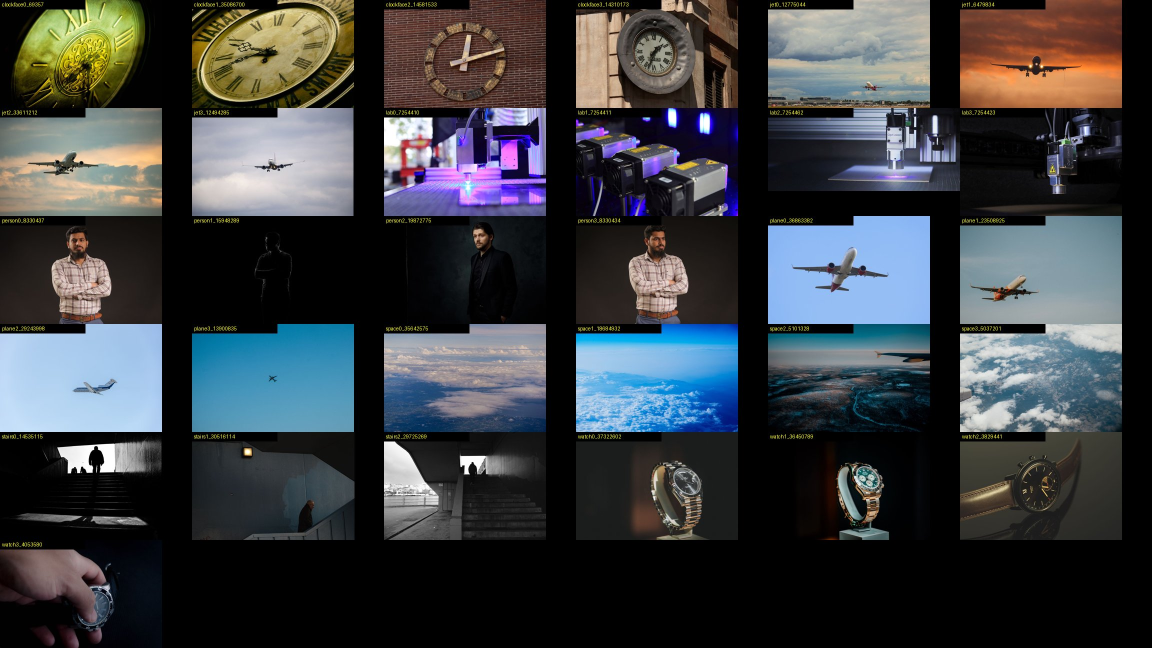
#> input picture research/sheet_photos.jpg, 2304 x 1296 px (shown at 1/2 size)
$ python thumb_beauty.py ../research/sheet_photos.jpg out.png ../research/sheet_beauty.jpg
#> lines starting #> are read from the running program, lines starting #| are printed output that depends on the picture
"""Cinematic thumbnail: one beautiful photo, restrained type, room to breathe.

python tools/thumb_beauty.py <photo> <out.jpg> "Head line" [options]
  --sub TEXT          small line under the headline
  --font anton|bebas|playfair|inter
  --size N            headline size in px (default: auto)
  --pos bl|bc|tl|tc   corner for the text block (default bl)
  --crop 0..1         vertical centre of the 16:9 crop (0 = top, default 0.5)
  --scrim 0..1        strength of the dark gradient behind the text (default 0.72)
  --accent WORD       one word in the accent colour
  --accent-color HEX  default #FFD24A (warm) — use #E5342A for red
  --rule              thin accent rule above the headline
  --track N           extra letter spacing in px
"""
import argparse, pathlib
from PIL import Image, ImageDraw, ImageEnhance, ImageFilter, ImageFont

W, H = 1280, 720
ROOT = pathlib.Path(__file__).resolve().parent.parent
FONTS = {
    "anton": ROOT / "assets/fonts/Anton-Regular.ttf.ttf",
    "bebas": ROOT / "assets/fonts/BebasNeue-Regular.ttf.ttf",
    "playfair": ROOT / "assets/fonts/PlayfairDisplay.ttf",
    "inter": ROOT / "assets/fonts/Inter.ttf",
}

ap = argparse.ArgumentParser()
ap.add_argument("photo"); ap.add_argument("out"); ap.add_argument("headline")
ap.add_argument("--sub", default=None)
ap.add_argument("--font", default="anton", choices=list(FONTS))
ap.add_argument("--size", type=int, default=0)
ap.add_argument("--pos", default="bl", choices=["bl", "bc", "tl", "tc"])
ap.add_argument("--crop", type=float, default=0.5)
ap.add_argument("--scrim", type=float, default=0.72)
ap.add_argument("--accent", default=None)
ap.add_argument("--accent-color", default="#FFD24A")
ap.add_argument("--rule", action="store_true")
ap.add_argument("--track", type=int, default=0)
a = ap.parse_args()

accent = tuple(int(a.accent_color.lstrip("#")[i:i + 2], 16) for i in (0, 2, 4))

# --- photo: 16:9 crop around the chosen band, gentle cinematic grade ------------------------------
img = Image.open(a.photo).convert("RGB")
#> img is the input picture: PIL image 2304x1296 RGB; mean R, G, B 58.8, 62, 65.3
w, h = img.size
if w / h > 16 / 9:
    nw = int(h * 16 / 9)
    x0 = int((w - nw) * 0.5)
    img = img.crop((x0, 0, x0 + nw, h))
else:
    nh = int(w * 9 / 16)
    y0 = int((h - nh) * min(max(a.crop, 0), 1))
    img = img.crop((0, y0, w, y0 + nh))
img = img.resize((W, H), Image.LANCZOS)
#> img: PIL image 1280x720 RGB
img = ImageEnhance.Color(img).enhance(1.12)
img = ImageEnhance.Contrast(img).enhance(1.10)
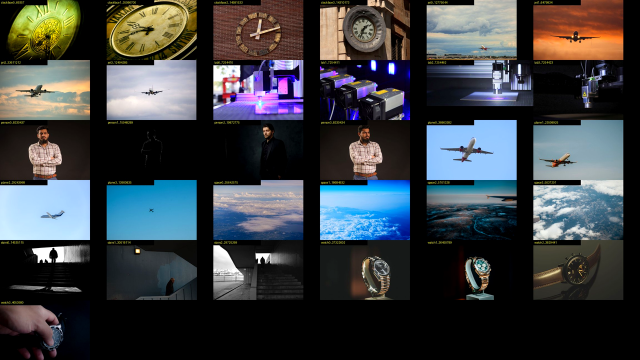
#> img: PIL image 1280x720 RGB (shown at 1/2 size); mean R, G, B 60, 63.8, 67.3
img = img.filter(ImageFilter.UnsharpMask(radius=2, percent=70, threshold=3))

# vignette keeps the eye in the middle
vig = Image.new("L", (W, H), 0)
#> vig: PIL image 1280x720 L; every value is 0
ImageDraw.Draw(vig).ellipse([-W * 0.30, -H * 0.42, W * 1.30, H * 1.42], fill=255)
#> vig: PIL image 1280x720 L; every value is 255
img = Image.composite(img, ImageEnhance.Brightness(img).enhance(0.62), vig.filter(ImageFilter.GaussianBlur(140)))

top = a.pos in ("tl", "tc")
scrim = Image.new("L", (W, H), 0)
d = ImageDraw.Draw(scrim)
for y in range(H):
    t = (1 - y / H) if top else (y / H)
    d.line([(0, y), (W, y)], fill=int(255 * a.scrim * max(0.0, (t - 0.42) / 0.58) ** 1.5))
img = Image.composite(Image.new("RGB", (W, H)), img, scrim)
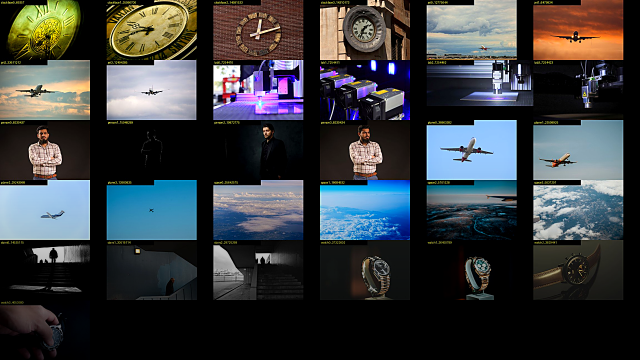
#> img: PIL image 1280x720 RGB (shown at 1/2 size); mean R, G, B 56.9, 60.3, 63

layer = Image.new("RGBA", (W, H), (0, 0, 0, 0))
#> layer: PIL image 1280x720 RGBA; every value is 0
dl = ImageDraw.Draw(layer)
lines = a.headline.split("|")
size = a.size or (96 if max(len(l) for l in lines) <= 18 else 74)
font = ImageFont.truetype(str(FONTS[a.font]), size)
subfont = ImageFont.truetype(str(FONTS["inter"]), int(size * 0.30))


def draw_tracked(draw, xy, text, fnt, fill, track):
    x, y = xy
    for ch in text:
        draw.text((x, y), ch, font=fnt, fill=fill, anchor="ls")
        x += draw.textlength(ch, font=fnt) + track
    return x


def width_tracked(draw, text, fnt, track):
    return sum(draw.textlength(c, font=fnt) for c in text) + track * max(0, len(text) - 1)


block_h = len(lines) * size * 1.14 + (int(size * 0.62) if a.sub else 0)
margin = 64
y = margin + size if top else H - margin - block_h + size
for line in lines:
    words = line.split(" ")
    total = sum(width_tracked(dl, w, font, a.track) for w in words) + (len(words) - 1) * (dl.textlength(" ", font=font) + a.track)
    x = margin if a.pos in ("bl", "tl") else (W - total) / 2
    if a.rule and line is lines[0]:
        ry = y - size * 1.02
        dl.rectangle([x, ry, x + 86, ry + 6], fill=(*accent, 255))
    for wi, word in enumerate(words):
        colour = (*accent, 255) if a.accent and word.strip(".,?!").lower() == a.accent.lower() else (255, 255, 255, 255)
        shadow = Image.new("RGBA", (W, H), (0, 0, 0, 0))
        draw_tracked(ImageDraw.Draw(shadow), (x, y), word, font, (0, 0, 0, 235), a.track)
        layer.alpha_composite(shadow.filter(ImageFilter.GaussianBlur(22)))
        draw_tracked(ImageDraw.Draw(layer), (x, y), word, font, colour, a.track)
        x = x + width_tracked(dl, word, font, a.track) + dl.textlength(" ", font=font) + a.track
    y += size * 1.14
#> this loop made 1 pass
#> total on pass 1: 1058.4
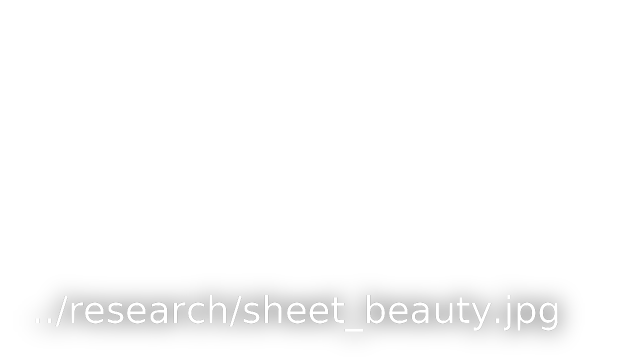
#> layer: PIL image 1280x720 RGBA (shown at 1/2 size); mean R, G, B, A 4.4, 4.4, 4.4, 7.6; transparent parts drawn white
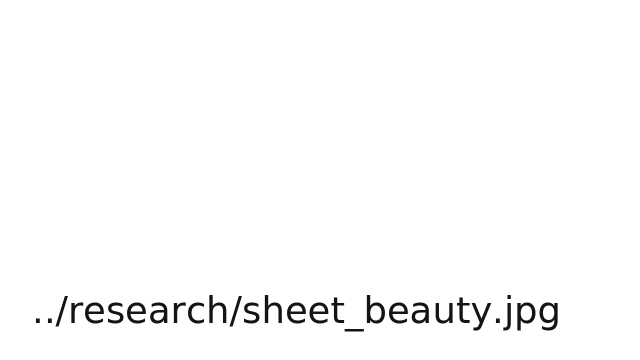
#> shadow: PIL image 1280x720 RGBA (shown at 1/2 size); mean R, G, B, A 0, 0, 0, 4; transparent parts drawn white
#> after the loop, y = 730

if a.sub:
    sx = margin if a.pos in ("bl", "tl") else (W - width_tracked(dl, a.sub, subfont, 3)) / 2
    sy = y - size * 0.35
    shadow = Image.new("RGBA", (W, H), (0, 0, 0, 0))
    draw_tracked(ImageDraw.Draw(shadow), (sx, sy), a.sub, subfont, (0, 0, 0, 230), 3)
    layer.alpha_composite(shadow.filter(ImageFilter.GaussianBlur(14)))
    draw_tracked(ImageDraw.Draw(layer), (sx, sy), a.sub, subfont, (232, 228, 220, 255), 3)

img = Image.alpha_composite(img.convert("RGBA"), layer).convert("RGB")
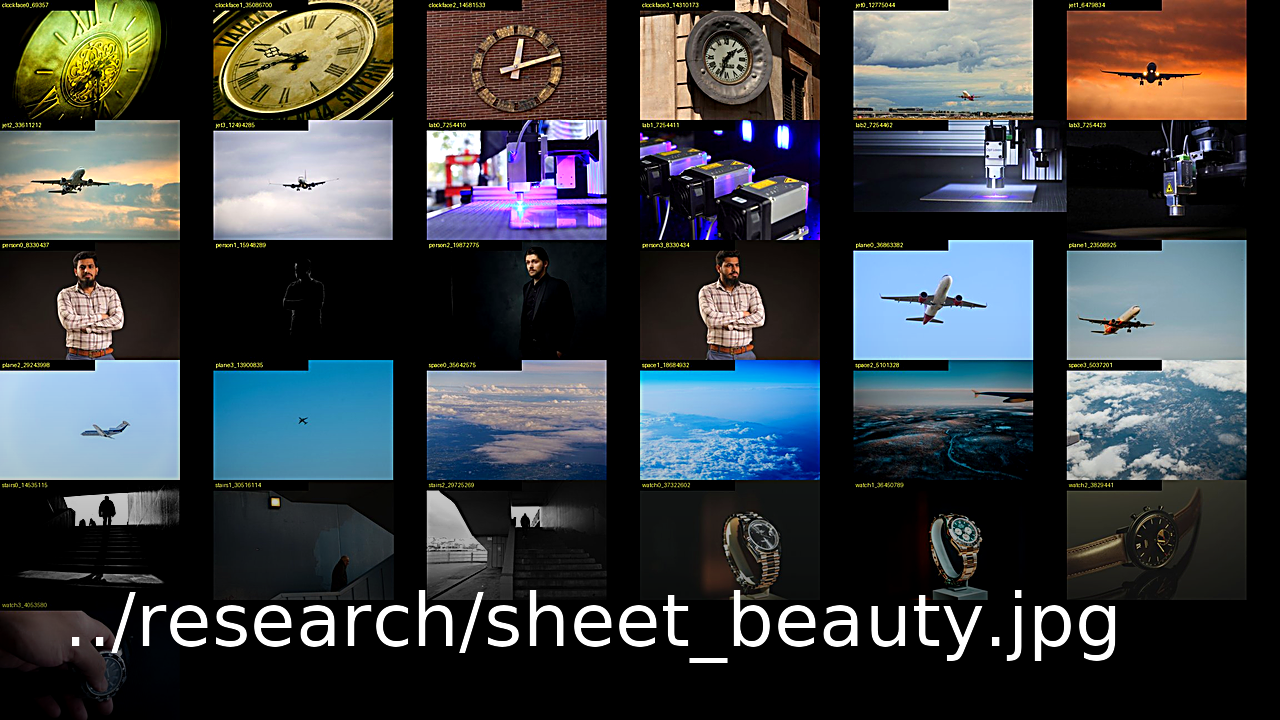
#> img: PIL image 1280x720 RGB; mean R, G, B 61, 64.4, 67.1
img.save(a.out, quality=93)
print("saved", a.out)

$ run again, on research/sheet_ep02_people.jpg
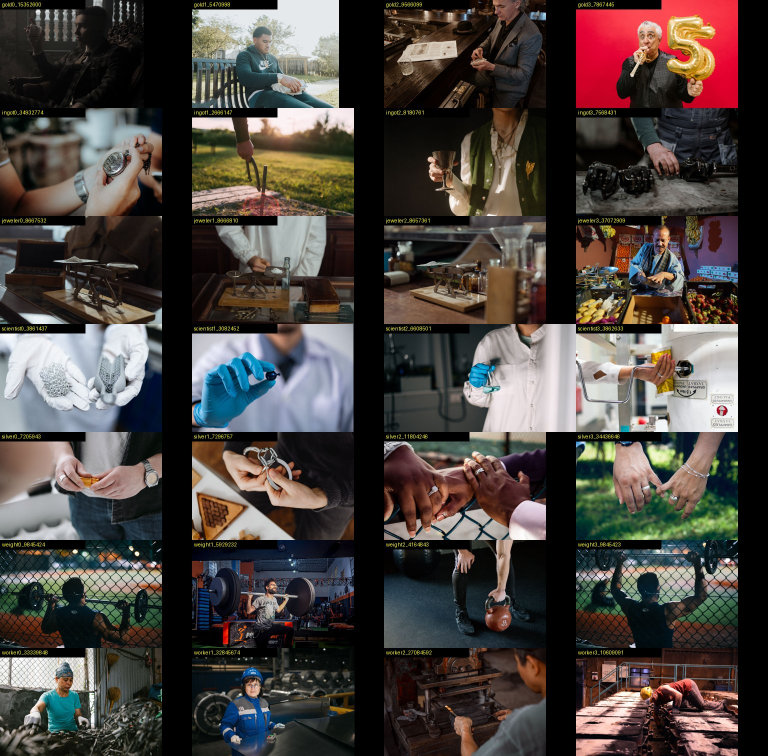
#> input picture research/sheet_ep02_people.jpg, 1536 x 1512 px (shown at 1/2 size)
#> img is the input picture: PIL image 1536x1512 RGB; mean R, G, B 73.9, 66.9, 63.2
#> the loop `for line in lines:` made 1 pass
#> total on pass 1: 1275.3
#> after the loop `for line in lines:`:
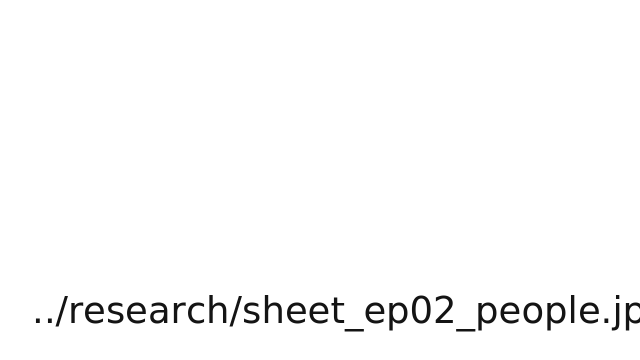
#> shadow: PIL image 1280x720 RGBA (shown at 1/2 size); mean R, G, B, A 0, 0, 0, 4.7; transparent parts drawn white
#> after the loop `for line in lines:`: y = 730
#> `img = Image.alpha_composite(img.convert("RGBA"), layer).convert("RGB")`:
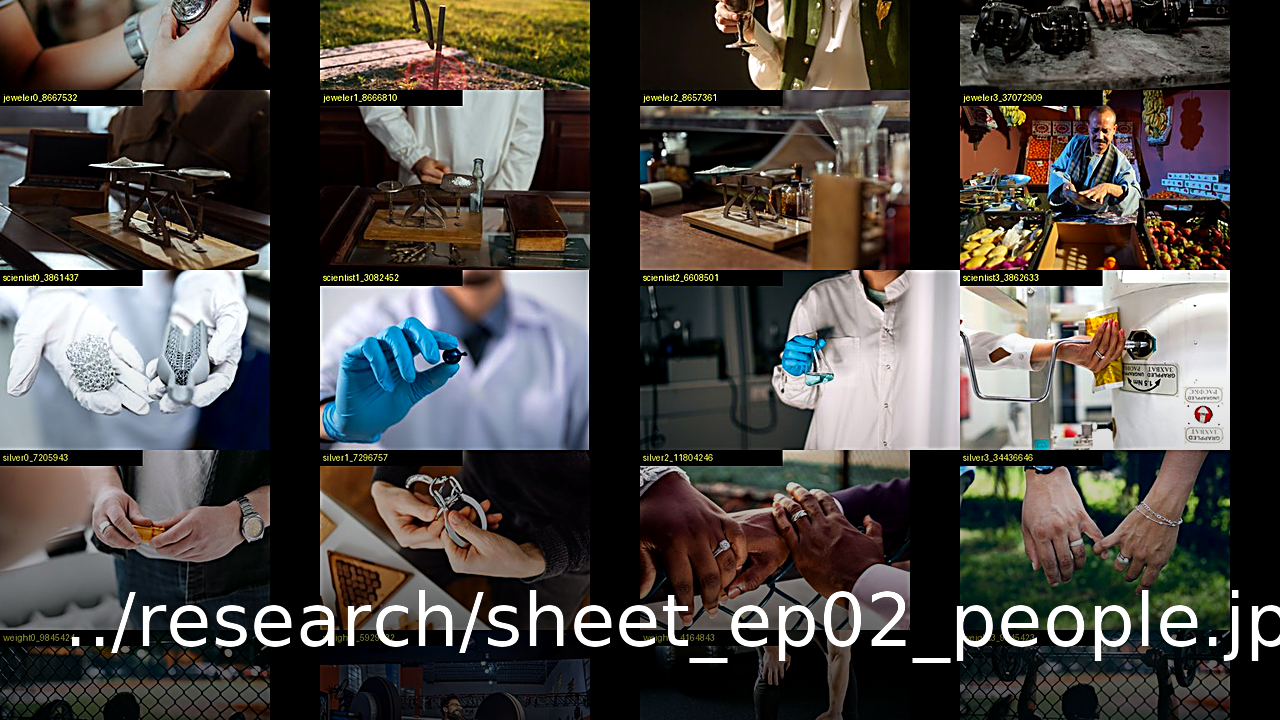
#> img: PIL image 1280x720 RGB; mean R, G, B 76.5, 72.3, 68.1

$ run again, on research/sheet_ep02_people2.jpg
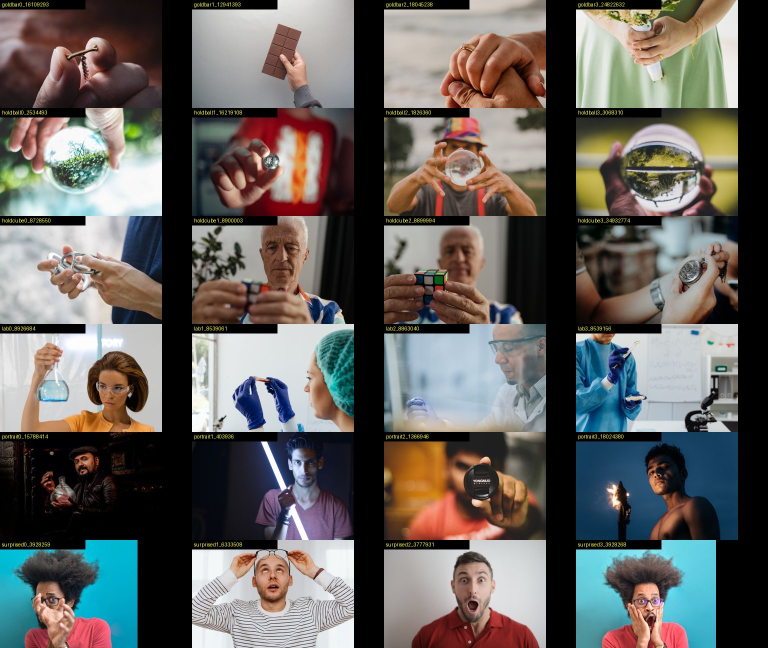
#> input picture research/sheet_ep02_people2.jpg, 1536 x 1296 px (shown at 1/2 size)
#> img is the input picture: PIL image 1536x1296 RGB; mean R, G, B 100.6, 97.8, 94.1
#> the loop `for line in lines:` made 1 pass
#> total on pass 1: 1322.4
#> after the loop `for line in lines:`:
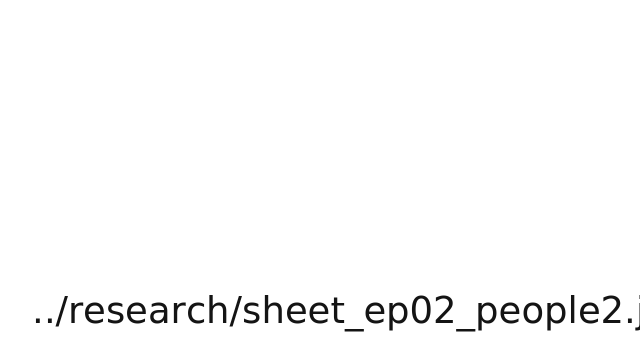
#> shadow: PIL image 1280x720 RGBA (shown at 1/2 size); mean R, G, B, A 0, 0, 0, 4.6; transparent parts drawn white
#> after the loop `for line in lines:`: y = 730
#> `img = Image.alpha_composite(img.convert("RGBA"), layer).convert("RGB")`:
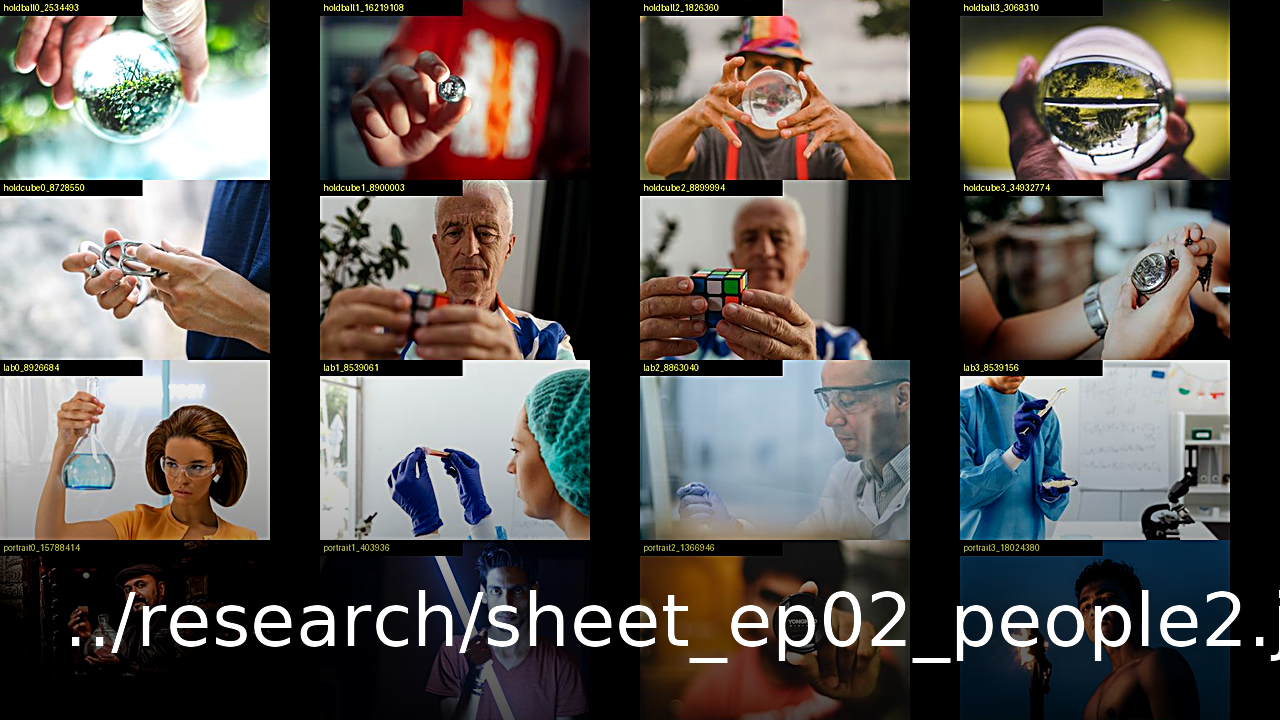
#> img: PIL image 1280x720 RGB; mean R, G, B 90.4, 85.5, 80.4
